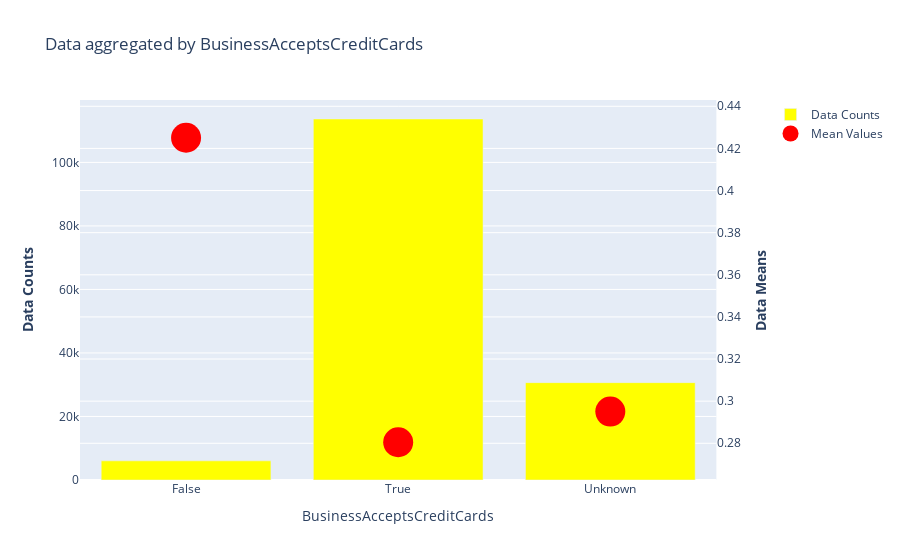

This figure's notebook cell:
### Markdown cell above
As we suspect appointments are not relevant for restuarant business, level True for Food & Dinning has no data. However it gives us great information about Personal Care & Services category, where it seems to be very important.

### BusinessAcceptsCreditCards

Accepting credit cards seems to be necessary in the age of digitalization. However data show that businesses, which don't accept credit cards has higher satisfaction rate. We can try to search deeper and see if it isn't caused by some business category.

### Code cell
plots.investigate_categoric_variable(df, response, ['BusinessAcceptsCreditCards'], ["Unknown"])

### Figure 1 — Plotly figure (JSON) as saved in the notebook; plotly's stock layout.template omitted (floating-point values rounded to 4 significant figures)
{"data": [{"marker": {"color": "yellow"}, "name": "Data Counts", "type": "bar", "x": ["False", "True", "Unknown"], "xaxis": "x", "y": [6025, 113667, 30654], "yaxis": "y"}, {"marker": {"color": "red", "size": 30}, "mode": "markers", "name": "Mean Values", "type": "scatter", "x": ["False", "True", "Unknown"], "xaxis": "x", "y": [0.4251, 0.2805, 0.295], "yaxis": "y2"}], "layout": {"title": {"text": "Data aggregated by BusinessAcceptsCreditCards"}, "xaxis": {"anchor": "y", "domain": [0, 0.94], "title": {"text": "BusinessAcceptsCreditCards"}}, "yaxis": {"anchor": "x", "domain": [0, 1], "title": {"text": "<b>Data Counts</b>"}}, "yaxis2": {"anchor": "x", "overlaying": "y", "side": "right", "title": {"text": "<b>Data Means</b>"}}}}
